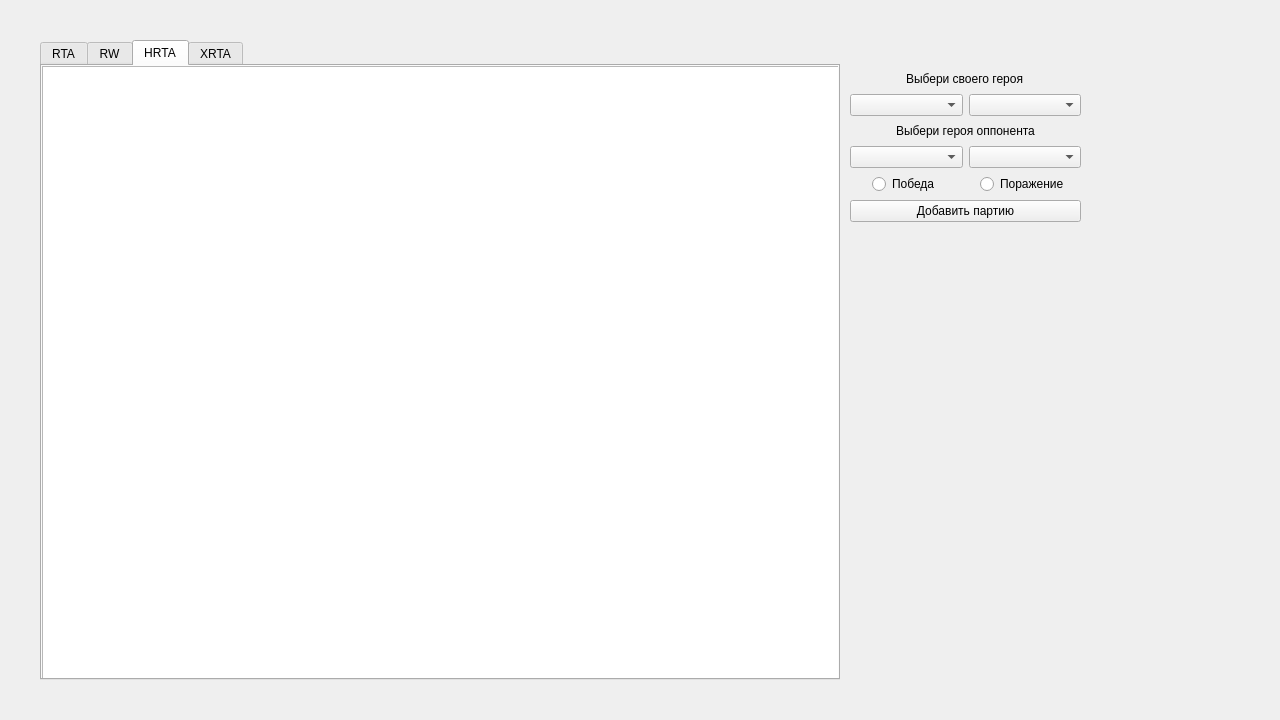
<?xml version="1.0" encoding="UTF-8"?>
<ui version="4.0">
 <class>MainWindow</class>
 <widget class="QMainWindow" name="MainWindow">
  <property name="enabled">
   <bool>true</bool>
  </property>
  <property name="geometry">
   <rect>
    <x>0</x>
    <y>0</y>
    <width>1280</width>
    <height>720</height>
   </rect>
  </property>
  <property name="windowTitle">
   <string>HoMM5 Stats</string>
  </property>
  <widget class="QWidget" name="centralwidget">
   <property name="enabled">
    <bool>true</bool>
   </property>
   <widget class="QTabWidget" name="tabWidget">
    <property name="geometry">
     <rect>
      <x>40</x>
      <y>40</y>
      <width>800</width>
      <height>640</height>
     </rect>
    </property>
    <property name="tabPosition">
     <enum>QTabWidget::North</enum>
    </property>
    <property name="tabShape">
     <enum>QTabWidget::Rounded</enum>
    </property>
    <property name="currentIndex">
     <number>2</number>
    </property>
    <property name="elideMode">
     <enum>Qt::ElideNone</enum>
    </property>
    <property name="usesScrollButtons">
     <bool>true</bool>
    </property>
    <property name="movable">
     <bool>true</bool>
    </property>
    <property name="tabBarAutoHide">
     <bool>false</bool>
    </property>
    <widget class="QWidget" name="rta_tab">
     <attribute name="title">
      <string>RTA</string>
     </attribute>
     <widget class="QTableWidget" name="rta_table_widget">
      <property name="geometry">
       <rect>
        <x>0</x>
        <y>0</y>
        <width>800</width>
        <height>640</height>
       </rect>
      </property>
     </widget>
    </widget>
    <widget class="QWidget" name="rw_tab">
     <attribute name="title">
      <string>RW</string>
     </attribute>
     <widget class="QTableWidget" name="rw_table_widget">
      <property name="geometry">
       <rect>
        <x>0</x>
        <y>0</y>
        <width>800</width>
        <height>640</height>
       </rect>
      </property>
     </widget>
    </widget>
    <widget class="QWidget" name="hrta_tab">
     <property name="autoFillBackground">
      <bool>false</bool>
     </property>
     <attribute name="title">
      <string>HRTA</string>
     </attribute>
     <widget class="QTableWidget" name="hrta_table_widget">
      <property name="geometry">
       <rect>
        <x>0</x>
        <y>0</y>
        <width>800</width>
        <height>640</height>
       </rect>
      </property>
     </widget>
    </widget>
    <widget class="QWidget" name="xrta_tab">
     <attribute name="title">
      <string>XRTA</string>
     </attribute>
     <widget class="QTableWidget" name="xrta_table_widget">
      <property name="geometry">
       <rect>
        <x>0</x>
        <y>0</y>
        <width>800</width>
        <height>640</height>
       </rect>
      </property>
     </widget>
    </widget>
   </widget>
   <widget class="QWidget" name="">
    <property name="geometry">
     <rect>
      <x>850</x>
      <y>70</y>
      <width>231</width>
      <height>152</height>
     </rect>
    </property>
    <layout class="QGridLayout" name="addRecordGrid">
     <item row="2" column="1">
      <widget class="QComboBox" name="playerHeroComboBox"/>
     </item>
     <item row="4" column="1">
      <widget class="QComboBox" name="enemyHeroComboBox"/>
     </item>
     <item row="5" column="0" alignment="Qt::AlignHCenter">
      <widget class="QRadioButton" name="winRadioButton">
       <property name="sizePolicy">
        <sizepolicy hsizetype="Minimum" vsizetype="Fixed">
         <horstretch>0</horstretch>
         <verstretch>0</verstretch>
        </sizepolicy>
       </property>
       <property name="layoutDirection">
        <enum>Qt::LeftToRight</enum>
       </property>
       <property name="text">
        <string>Победа</string>
       </property>
      </widget>
     </item>
     <item row="2" column="0">
      <widget class="QComboBox" name="playerRaceComboBox"/>
     </item>
     <item row="5" column="1" alignment="Qt::AlignHCenter">
      <widget class="QRadioButton" name="loseRadioButton">
       <property name="text">
        <string>Поражение</string>
       </property>
      </widget>
     </item>
     <item row="6" column="0" colspan="2">
      <widget class="QPushButton" name="addRecordButton">
       <property name="text">
        <string>Добавить партию</string>
       </property>
      </widget>
     </item>
     <item row="4" column="0">
      <widget class="QComboBox" name="enemyRaceComboBox"/>
     </item>
     <item row="3" column="0" colspan="2" alignment="Qt::AlignHCenter">
      <widget class="QLabel" name="enemyHeroLabel">
       <property name="text">
        <string>Выбери героя оппонента</string>
       </property>
      </widget>
     </item>
     <item row="1" column="0" colspan="2" alignment="Qt::AlignHCenter">
      <widget class="QLabel" name="playerHeroLabel">
       <property name="text">
        <string>Выбери своего героя</string>
       </property>
      </widget>
     </item>
    </layout>
   </widget>
  </widget>
 </widget>
 <resources/>
 <connections/>
</ui>
